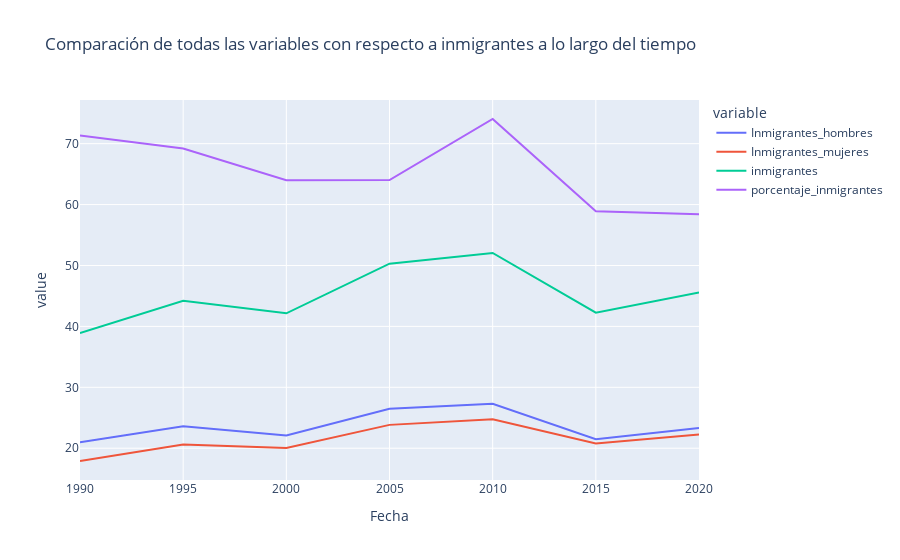

The cell this chart's notebook holds for it:
### Code cell
import plotly.express as px

# Supongamos que tu DataFrame se llama df

# Crear el gráfico de líneas interactivo
fig_line = px.line(dataframe, x='Fecha', y=dataframe.columns[1:], # Tomando las columnas desde la tercera en adelante
                   title='Comparación de todas las variables con respecto a inmigrantes a lo largo del tiempo')

# Mostrar el gráfico
fig_line.show()

### Figure 1 — Plotly figure (JSON) as saved in the notebook; plotly's stock layout.template omitted (floating-point values rounded to 4 significant figures)
{"data": [{"hovertemplate": "variable=Inmigrantes_hombres<br>Fecha=%{x}<br>value=%{y}<extra></extra>", "legendgroup": "Inmigrantes_hombres", "line": {"color": "#636efa", "dash": "solid"}, "marker": {"symbol": "circle"}, "mode": "lines", "name": "Inmigrantes_hombres", "orientation": "v", "showlegend": true, "type": "scatter", "x": [2020, 2015, 2010, 2005, 2000, 1995, 1990], "xaxis": "x", "y": [23.33, 21.48, 27.29, 26.47, 22.09, 23.59, 20.99], "yaxis": "y"}, {"hovertemplate": "variable=Inmigrantes_mujeres<br>Fecha=%{x}<br>value=%{y}<extra></extra>", "legendgroup": "Inmigrantes_mujeres", "line": {"color": "#EF553B", "dash": "solid"}, "marker": {"symbol": "circle"}, "mode": "lines", "name": "Inmigrantes_mujeres", "orientation": "v", "showlegend": true, "type": "scatter", "x": [2020, 2015, 2010, 2005, 2000, 1995, 1990], "xaxis": "x", "y": [22.24, 20.78, 24.77, 23.83, 20.05, 20.62, 17.9], "yaxis": "y"}, {"hovertemplate": "variable=inmigrantes<br>Fecha=%{x}<br>value=%{y}<extra></extra>", "legendgroup": "inmigrantes", "line": {"color": "#00cc96", "dash": "solid"}, "marker": {"symbol": "circle"}, "mode": "lines", "name": "inmigrantes", "orientation": "v", "showlegend": true, "type": "scatter", "x": [2020, 2015, 2010, 2005, 2000, 1995, 1990], "xaxis": "x", "y": [45.57, 42.26, 52.05, 50.3, 42.15, 44.21, 38.89], "yaxis": "y"}, {"hovertemplate": "variable=porcentaje_inmigrantes<br>Fecha=%{x}<br>value=%{y}<extra></extra>", "legendgroup": "porcentaje_inmigrantes", "line": {"color": "#ab63fa", "dash": "solid"}, "marker": {"symbol": "circle"}, "mode": "lines", "name": "porcentaje_inmigrantes", "orientation": "v", "showlegend": true, "type": "scatter", "x": [2020, 2015, 2010, 2005, 2000, 1995, 1990], "xaxis": "x", "y": [58.42, 58.92, 74.05, 64.03, 64.01, 69.22, 71.35], "yaxis": "y"}], "layout": {"legend": {"title": {"text": "variable"}, "tracegroupgap": 0}, "title": {"text": "Comparación de todas las variables con respecto a inmigrantes a lo largo del tiempo"}, "xaxis": {"anchor": "y", "domain": [0, 1], "title": {"text": "Fecha"}}, "yaxis": {"anchor": "x", "domain": [0, 1], "title": {"text": "value"}}}}
